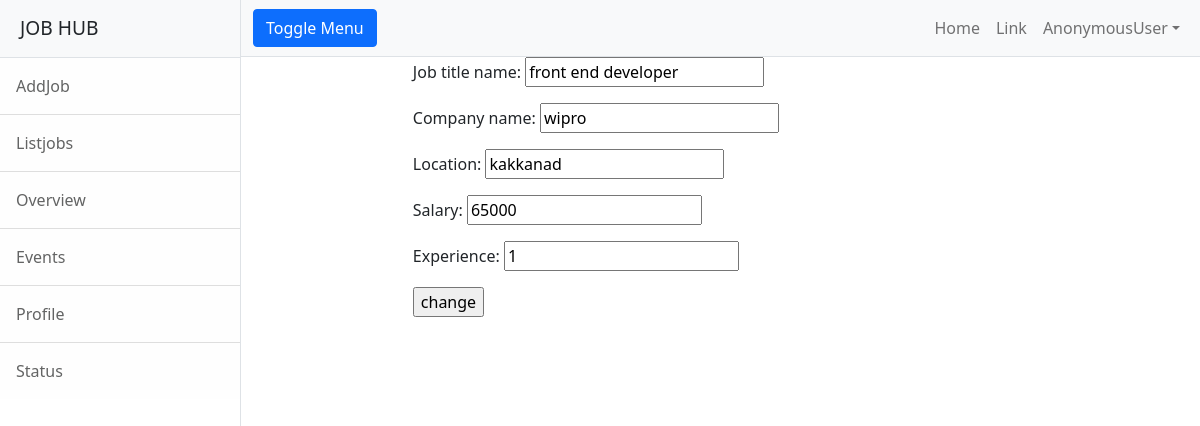
Page /employer/jobs/change/6 on the committed database.
### employer/models.py (models this page shows, shortened)
class Jobs(models.Model):
    job_title_name=models.CharField(max_length=150)
    company_name=models.CharField(max_length=150)
    location=models.CharField(max_length=150)
    salary=models.PositiveBigIntegerField(null=True)
    experience=models.PositiveBigIntegerField(default=0)

### employer/views.py (the view)
# urls.py: path('jobs/change/<int:id>', views.JobEditView.as_view(), name="emp-editjob"),
class  JobEditView(UpdateView):
    model=Jobs
    form_class=JobForm
    template_name = 'emp-editjob.html'
    success_url = reverse_lazy('emp-alljobs')
    pk_url_kwarg = "id"

### employer/forms.py
class JobForm(forms.ModelForm):
    class Meta:
        model=Jobs
        fields="__all__"

### employer/templates/emp-editjob.html (shortened to what this page needs)
{%extends 'base.html'%}
{%block body_block%}
<div class="row">
    <div class="col-2"></div>
    <div class="col-8">
        <form action="" method="post">
           {{form.as_p}}
            <input type="submit" value="change">
        </form>
    </div>
    <div class="col-2"></div>
</div>
{%endblock%}

### rows in the picture
Jobs: job_title_name "front end developer", company_name "wipro", location "kakkanad", salary "65000", experience "1"

### other values in the picture
{{ request.user }} "AnonymousUser"
